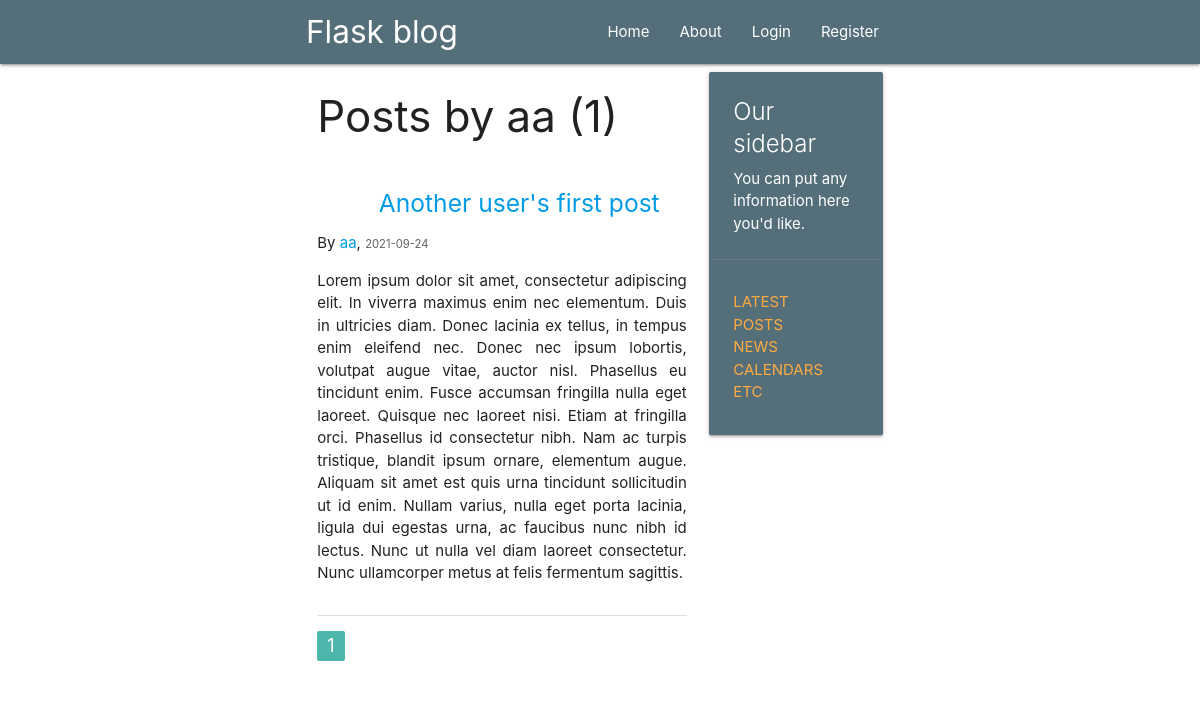
Before: /user/aa with the older database file.
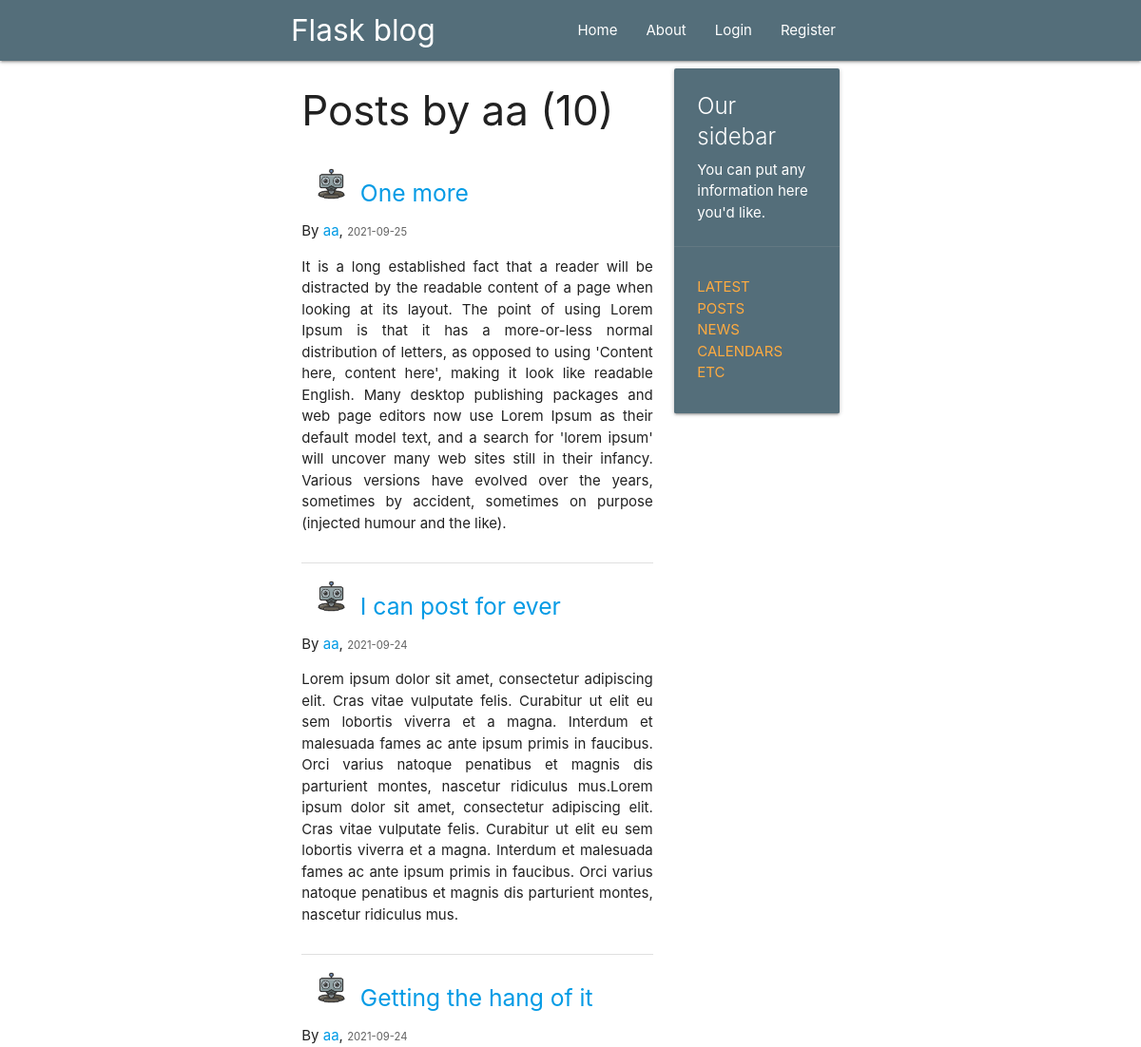
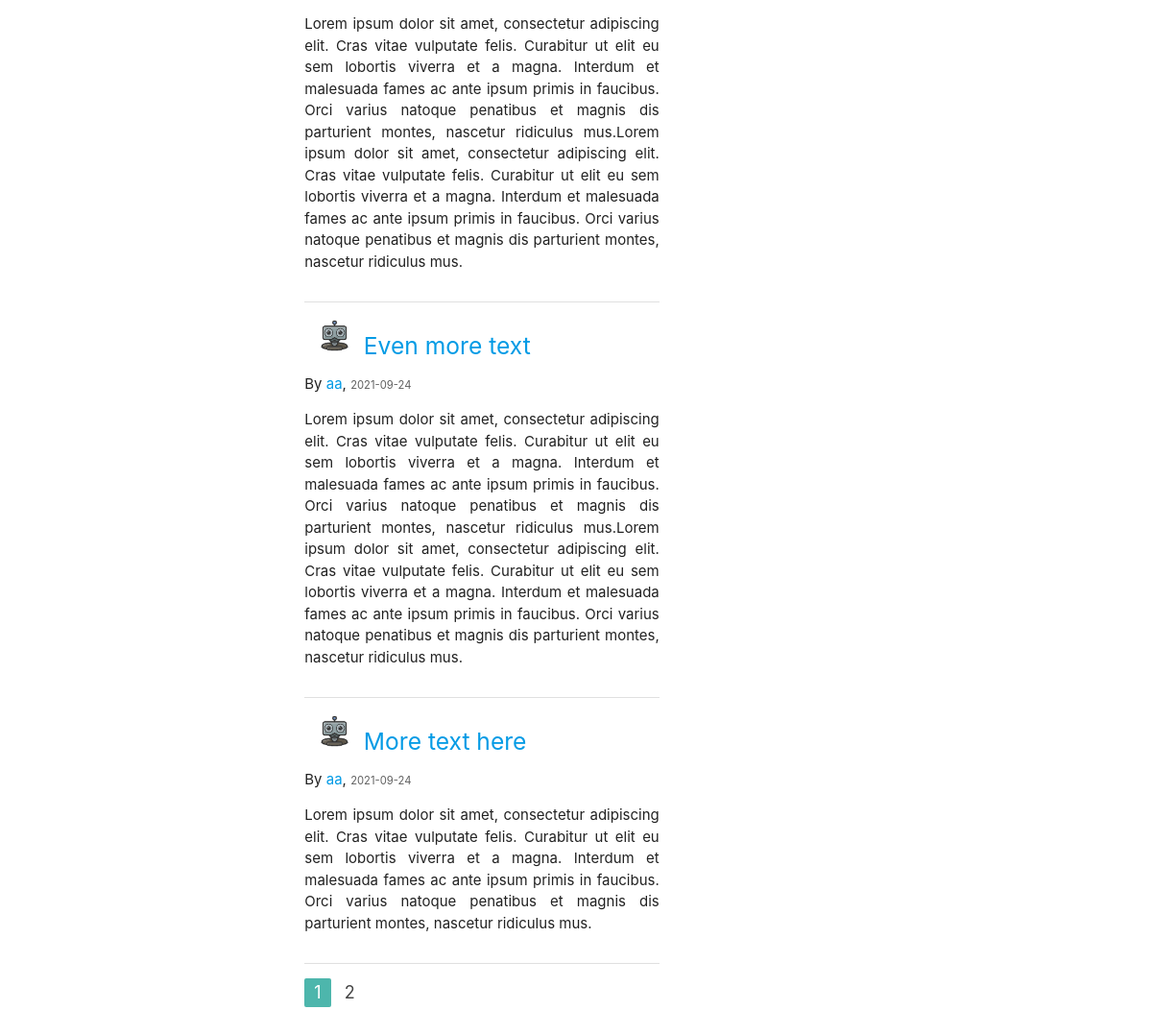
After: the same page with the newer database file (2 pictures, top to bottom).
### flaskblog/models.py (models this page shows, shortened)
class User(db.Model, UserMixin):
    id = db.Column(db.Integer, primary_key=True)
    username = db.Column(db.String(20), unique=True, nullable=False)
    email = db.Column(db.String(120), unique=True, nullable=False)
    image_file = db.Column(db.String(20), nullable=False, default='default.jpg')
    password = db.Column(db.String(60), nullable=False)
    posts = db.relationship('Post', backref='author', cascade="all,delete",
                            lazy=True)

class Post(db.Model):
    id = db.Column(db.Integer, primary_key=True)
    title = db.Column(db.String(100), nullable=False)
    date_posted = db.Column(db.DateTime, nullable=False,
                            default=datetime.utcnow)
    content = db.Column(db.Text, nullable=False)
    user_id = db.Column(db.Integer, db.ForeignKey('user.id'), nullable=False)

### flaskblog/users/routes.py (the view)
@users.route("/user/<string:username>")
def user_posts(username):
    page = request.args.get('page', 1, type=int)
    user = User.query.filter_by(username=username).first_or_404()
    posts = Post.query.filter_by(author=user) \
        .order_by(Post.date_posted.desc()) \
        .paginate(page=page, per_page=5)
    return render_template('user_posts.html', posts=posts, user=user)

### flaskblog/templates/user_posts.html
{% extends "layout.html" %}
{% block content %}
<h3>Posts by {{ user.username }} ({{ posts.total }})</h3>
{% for post in posts.items %}
    <div class="section">
        <div class="col s2">
            <img src="{{ url_for('static', filename='profile/'+ post.author.image_file) }}" alt=""
                 class="circle responsive-img">
        </div>
        <h5><a href="{{ url_for('posts.post', post_id=post.id) }}">{{ post.title }}</a></h5>
        <p>By <a href="{{ url_for('users.user_posts', username=post.author.username) }}">{{ post.author.username }}</a>,
            <small class="grey-text text-darken-2">{{ post.date_posted.strftime('%Y-%m-%d') }}</small>
        </p>
        <p style="text-align: justify">{{ post.content }}</p>
    </div>
    <div class="divider"></div>
{% endfor %}
<ul class="pagination">
    {% for page_num in posts.iter_pages(left_edge=1, right_edge=1, left_current=1, right_current=2) %}
        {% if page_num %}
            {% if posts.page == page_num %}
                <li class="active teal lighten-2"><a href="{{ url_for('users.user_posts', username=user.username, page=page_num) }}">{{ page_num }}</a></li>
            {% else %}
                <li><a href="{{ url_for('users.user_posts', username=user.username, page=page_num) }}">{{ page_num }}</a></li>
            {% endif %}
        {% else %}
            ...
        {% endif %}
    {% endfor %}
</ul>
{% endblock content%}

### flaskblog/templates/layout.html (shortened to what this page needs)
<!DOCTYPE html>
<html lang="en">
<head>
    <link rel="stylesheet" href="https://cdnjs.cloudflare.com/ajax/libs/materialize/1.0.0/css/materialize.min.css">
</head>
<body>
<header>
    <nav>
        <div class="nav-wrapper blue-grey darken-1">
            <div class="container">
                <div class="container">
                    <a href="/" class="brand-logo">Flask blog</a>
                    <ul class="right hide-on-med-and-down">
                        <ul class="right hide-on-med-and-down">
                            <li><a href="{{ url_for('main.home') }}">Home</a></li>
                            <li><a href="{{ url_for('main.about') }}">About</a></li>
                            {% if current_user.is_authenticated %}
                            <li><a href="{{ url_for('posts.new_post') }}">New Post</a></li>
                            <li><a href="{{ url_for('users.account') }}">Account</a></li>
                            <li><a href="{{ url_for('users.logout') }}">Logout</a></li>
                            {% else %}
                            <li><a href="{{ url_for('users.login') }}">Login</a></li>
                            <li><a href="{{ url_for('users.register') }}">Register</a></li>
                            {% endif %}
                        </ul>
                </div>
            </div>
    </nav>
</header>
<body>
<div class="container">
    <main role="main" class="container">
        <div class="row">
            <div class="col s8">
                {% block content %}{% endblock %}
            </div>
            <div class="col m4 s8">
                <div class="card blue-grey darken-1">
                    <div class="card-content white-text">
                        <span class="card-title">Our sidebar</span>
                        <p>You can put any information here you'd like.</p>
                    </div>
                    <div class="card-action">
                        <ul>
                            <li><a href="#">Latest Posts</a></li>
                            <li><a href="#">News</a></li>
                            <li><a href="#">Calendars</a></li>
                            <li><a href="#">etc</a></li>
                        </ul>
                    </div>
                </div>
            </div>
        </div>
    </main>
</div>

Changed rows visible on the page:
no longer on this page (row unchanged): Post: title "Another user's first post", author.username "aa", date_posted "2021-09-24", content "Lorem ipsum dolor sit amet, consectetur adipiscing elit. In viverra maximus enim nec elementum. Duis in ultricies diam. Donec lacinia ex tellus, in tempus enim eleifend nec. Donec nec ipsum lobortis, volutpat augue vitae, auctor nisl. Phasellus eu tincidunt enim. Fusce accumsan fringilla nulla eget laoreet. Quisque nec laoreet nisi. Etiam at fringilla orci. Phasellus id consectetur nibh. Nam ac turpis tristique, blandit ipsum ornare, elementum augue. Aliquam sit amet est quis urna tincidunt sollicitudin ut id enim. Nullam varius, nulla eget porta lacinia, ligula dui egestas urna, ac faucibus nunc nibh id lectus. Nunc ut nulla vel diam laoreet consectetur. Nunc ullamcorper metus at felis…"
added Post: image_file (picture), title "One more", author.username "aa", date_posted "2021-09-25", content "It is a long established fact that a reader will be distracted by the readable content of a page when looking at its layout. The point of using Lorem Ipsum is that it has a more-or-less normal distribution of letters, as opposed to using 'Content here, content here', making it look like readable English. Many desktop publishing packages and web page editors now use Lorem Ipsum as their default model text, and a search for 'lorem ipsum' will uncover many web sites still in their infancy. Various versions have evolved over the years, sometimes by accident, sometimes on purpose (injected humour and the like)."
added Post: image_file (picture), title "I can post for ever", author.username "aa", date_posted "2021-09-24", content "Lorem ipsum dolor sit amet, consectetur adipiscing elit. Cras vitae vulputate felis. Curabitur ut elit eu sem lobortis viverra et a magna. Interdum et malesuada fames ac ante ipsum primis in faucibus. Orci varius natoque penatibus et magnis dis parturient montes, nascetur ridiculus mus.Lorem ipsum dolor sit amet, consectetur adipiscing elit. Cras vitae vulputate felis. Curabitur ut elit eu sem lobortis viverra et a magna. Interdum et malesuada fames ac ante ipsum primis in faucibus. Orci varius natoque penatibus et magnis dis parturient montes, nascetur ridiculus mus."
added Post: image_file (picture), title "Getting the hang of it", author.username "aa", date_posted "2021-09-24", content "Lorem ipsum dolor sit amet, consectetur adipiscing elit. Cras vitae vulputate felis. Curabitur ut elit eu sem lobortis viverra et a magna. Interdum et malesuada fames ac ante ipsum primis in faucibus. Orci varius natoque penatibus et magnis dis parturient montes, nascetur ridiculus mus.Lorem ipsum dolor sit amet, consectetur adipiscing elit. Cras vitae vulputate felis. Curabitur ut elit eu sem lobortis viverra et a magna. Interdum et malesuada fames ac ante ipsum primis in faucibus. Orci varius natoque penatibus et magnis dis parturient montes, nascetur ridiculus mus."
added Post: image_file (picture), title "Even more text", author.username "aa", date_posted "2021-09-24", content "Lorem ipsum dolor sit amet, consectetur adipiscing elit. Cras vitae vulputate felis. Curabitur ut elit eu sem lobortis viverra et a magna. Interdum et malesuada fames ac ante ipsum primis in faucibus. Orci varius natoque penatibus et magnis dis parturient montes, nascetur ridiculus mus.Lorem ipsum dolor sit amet, consectetur adipiscing elit. Cras vitae vulputate felis. Curabitur ut elit eu sem lobortis viverra et a magna. Interdum et malesuada fames ac ante ipsum primis in faucibus. Orci varius natoque penatibus et magnis dis parturient montes, nascetur ridiculus mus."
added Post: image_file (picture), title "More text here", author.username "aa", date_posted "2021-09-24", content "Lorem ipsum dolor sit amet, consectetur adipiscing elit. Cras vitae vulputate felis. Curabitur ut elit eu sem lobortis viverra et a magna. Interdum et malesuada fames ac ante ipsum primis in faucibus. Orci varius natoque penatibus et magnis dis parturient montes, nascetur ridiculus mus."
Other visible differences:
{{ posts.total }}: "1" → "10"
new list line: "2"
